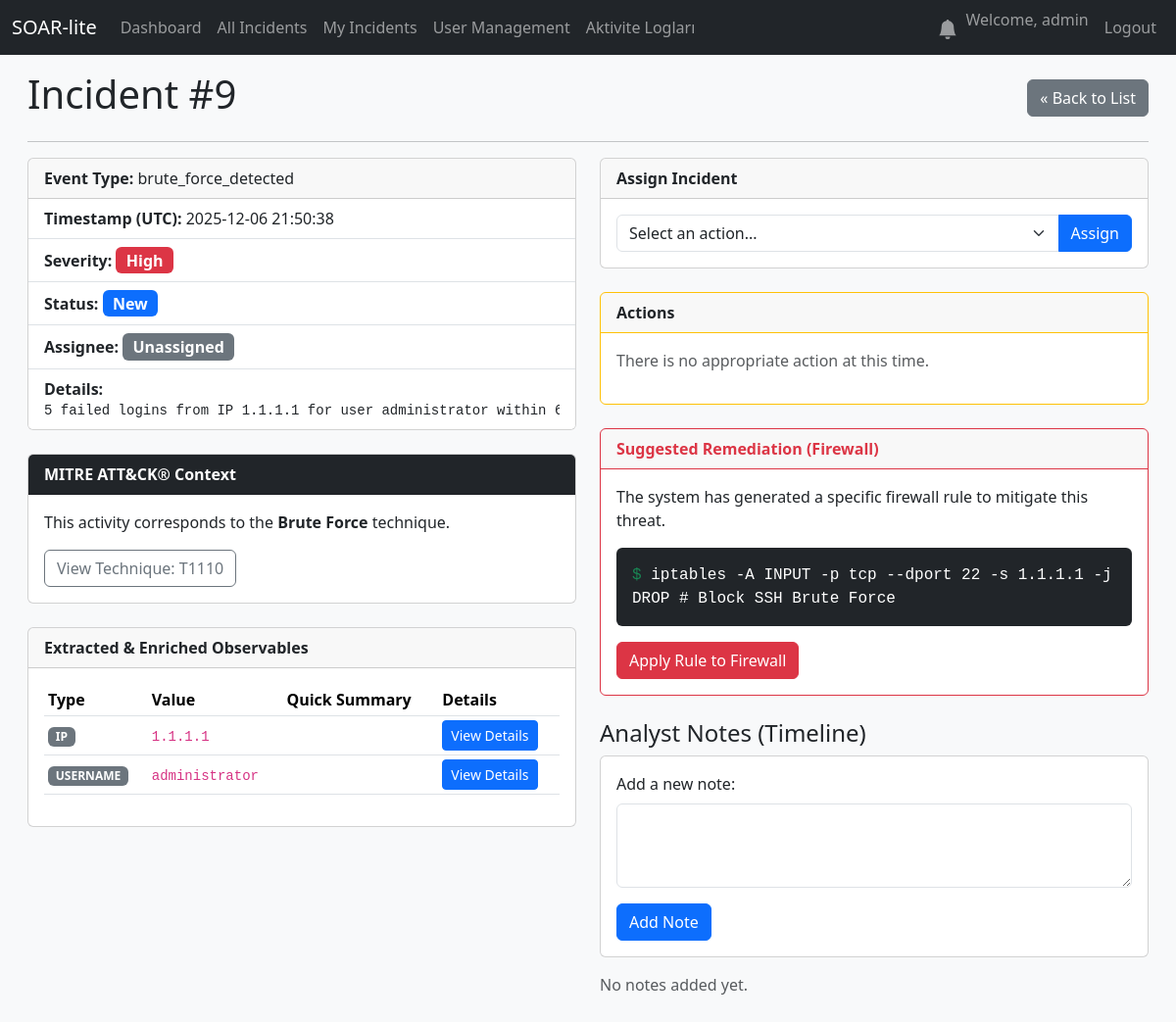
The page /incident/9 (signed in) on the database its author committed.
### database.py (models this page shows, shortened)
class User(UserMixin, db.Model):
    id = db.Column(db.Integer, primary_key=True)
    username = db.Column(db.String(80), unique=True, nullable=False)
    email = db.Column(db.String(120), unique=True, nullable=False)
    password_hash = db.Column(db.String(128))
    created_at = db.Column(db.DateTime, default=datetime.utcnow)
    role = db.Column(db.String(50), nullable=False, default='Analyst')

class Incident(db.Model):
    id = db.Column(db.Integer, primary_key=True)
    created_at = db.Column(db.DateTime, default=datetime.utcnow)
    event_type = db.Column(db.String(100), nullable=False)
    severity = db.Column(db.String(50), nullable=False)
    details = db.Column(db.Text, nullable=True)
    status = db.Column(db.String(50), default='New')
    notes = db.relationship('Note', backref='incident', lazy=True, cascade="all, delete-orphan")
    closed_at = db.Column(db.DateTime, nullable=True) # Olay kapatıldığında doldurulacak
    vt_malicious_count = db.Column(db.Integer, nullable=True)
    vt_report_link = db.Column(db.String(255), nullable=True)
    mitre_technique_id = db.Column(db.String(20), nullable=True)
    mitre_technique_name = db.Column(db.String(100), nullable=True)
    suggested_firewall_rule = db.Column(db.Text, nullable=True) # Otomatik üretilen kural burada saklanacak
    assignee_id = db.Column(db.Integer, db.ForeignKey('user.id'), nullable=True)
    assignee = db.relationship('User', backref='incidents') # backref eklendi
    notes = db.relationship('Note', backref='incident', lazy=True, cascade="all, delete-orphan")
    observables = db.relationship('Observable', backref='incident', lazy=True, cascade="all, delete-orphan")
    action_logs = db.relationship('ActionLog', backref='incident', lazy=True, cascade="all, delete-orphan")

class Observable(db.Model):
    id = db.Column(db.Integer, primary_key=True)
    type = db.Column(db.String(50), nullable=False) # 'ip', 'domain', 'hash'
    value = db.Column(db.String(255), nullable=False)
    vt_score = db.Column(db.Integer, nullable=True)
    vt_link = db.Column(db.String(255), nullable=True)
    incident_id = db.Column(db.Integer, db.ForeignKey('incident.id'), nullable=False)
    enrichments = db.relationship('Enrichment', backref='observable', lazy=True, cascade="all, delete-orphan")

### app.py (the view)
@app.route('/incident/<int:incident_id>')
@login_required
def incident_detail(incident_id):
    incident = Incident.query.get_or_404(incident_id)
    all_users = User.query.all()
    return render_template('incident_detail.html',
                           incident=incident,
                           all_users=all_users) # all_users'ı şablona gönder

### app.py (called while the page is built)
def create_app():
    app = Flask(__name__)
    app.config['SQLALCHEMY_DATABASE_URI'] = 'sqlite:///soar.db'
    app.config['SQLALCHEMY_TRACK_MODIFICATIONS'] = False
    app.config['SECRET_KEY'] = 'bunu-mutlaka-guvenli-ve-rastgele-bir-degerle-degistir'
    db.init_app(app)
    login_manager = LoginManager()
    login_manager.init_app(app)
    login_manager.login_view = 'login'
    @login_manager.user_loader
    def load_user(user_id):
        return db.session.get(User, int(user_id))
    with app.app_context():
        db.create_all()
        print("🗄️ Database tables created or already exist.")
    return app

@app.template_filter('from_json')
def from_json_filter(value):
    try:
        return json.loads(value)
    except (ValueError, TypeError):
        return {} # Hata olursa boş veri döndür

@app.context_processor
def inject_notifications():
    if current_user.is_authenticated:
        unread_count = Notification.query.filter_by(user_id=current_user.id, is_read=False).count()
        return dict(unread_notifications=unread_count)
    return dict(unread_notifications=0)

### templates/incident_detail.html (shortened to what this page needs)
{% extends "base.html" %}
{% block content %}
<div class="d-flex justify-content-between align-items-center">
    <h1>Incident #{{ incident.id }}</h1>
    <a href="{{ url_for('incidents_list') }}" class="btn btn-secondary">&laquo; Back to List</a>
</div>
<hr>
<div class="row">
    <div class="col-md-6">
        <div class="card mb-4">
            <div class="card-header">
                <strong>Event Type:</strong> {{ incident.event_type }}
            </div>
            <ul class="list-group list-group-flush">
                <li class="list-group-item"><strong>Timestamp (UTC):</strong> {{ incident.created_at.strftime('%Y-%m-%d %H:%M:%S') }}</li>
                <li class="list-group-item">
                    <strong>Severity:</strong>
                    {% if incident.severity == 'high' %}<span class="badge bg-danger fs-6">High</span>
                    {% elif incident.severity == 'medium' %}<span class="badge bg-warning text-dark fs-6">Medium</span>
                    {% else %}<span class="badge bg-info fs-6">{{ incident.severity|capitalize }}</span>
                    {% endif %}
                </li>
                <li class="list-group-item"><strong>Status:</strong> <span class="badge bg-primary fs-6">{{ incident.status }}</span></li>
                <li class="list-group-item">
                    <strong>Assignee:</strong>
                    {% if incident.assignee %}
                        <span class="badge bg-dark fs-6">{{ incident.assignee.username }}</span>
                    {% else %}
                        <span class="badge bg-secondary fs-6">Unassigned</span>
                    {% endif %}
                </li>
                <li class="list-group-item"><strong>Details:</strong><pre class="mb-0">{{ incident.details }}</pre></li>
            </ul>
        </div>
        {% if incident.mitre_technique_id %}
        <div class="card mt-4">
            <div class="card-header fw-bold text-white bg-dark">MITRE ATT&CK® Context</div>
            <div class="card-body">
                <p class="card-text">This activity corresponds to the <strong>{{ incident.mitre_technique_name }}</strong> technique.</p>
                <a href="https://attack.mitre.org/techniques/{{ incident.mitre_technique_id }}/" target="_blank" class="btn btn-outline-secondary">View Technique: {{ incident.mitre_technique_id }}</a>
            </div>
        </div>
        {% endif %}
        {% if incident.observables %}
        <div class="card mt-4">
            <div class="card-header fw-bold">Extracted & Enriched Observables</div>
            <div class="card-body">
                <table class="table table-sm table-hover align-middle">
                    <thead>
                        <tr>
                            <th>Type</th>
                            <th>Value</th>
                            <th>Quick Summary</th>
                            <th>Details</th>
                        </tr>
                    </thead>
                    <tbody>
                        {% for obs in incident.observables %}
                        <tr>
                            <td><span class="badge bg-secondary">{{ obs.type|upper }}</span></td>
                            <td><code>{% if obs.type == 'hash' and obs.value|length > 30 %}{{ obs.value[:12] }}...{{ obs.value[-12:] }}{% else %}{{ obs.value }}{% endif %}</code></td>
                            <td>
                            </td>
                            <td>
                                <button type="button" class="btn btn-primary btn-sm" data-bs-toggle="modal" data-bs-target="#observableModal-{{ obs.id }}">
                                    View Details
                                </button>
                            </td>
                        </tr>
                        {% endfor %}
                    </tbody>
                </table>
            </div>
        </div>
        {% endif %}
    </div>
    <div class="col-md-6">
        <div class="card mb-4">
            <div class="card-header fw-bold">
                {% if incident.assignee %}
                    Re-assign Incident
                {% else %}
                    Assign Incident
                {% endif %}
            </div>
            <div class="card-body">
                <form action="{{ url_for('assign_incident', incident_id=incident.id) }}" method="POST">
                    <div class="input-group">
                        <select name="assignee_id" class="form-select">
                            {% if incident.assignee is none %}
                                <option value="" disabled selected>Select an action...</option>
                            {% endif %}
                        </select>
                        <button class="btn btn-primary" type="submit">
                            {% if incident.assignee %}Update{% else %}Assign{% endif %}
                        </button>
                    </div>
                </form>
            </div>
        </div>
        <div class="card border-warning mb-4">
            <div class="card-header fw-bold border-warning">Actions</div>
            <div class="card-body">
                {% if incident.status == 'In Progress' and incident.assignee == current_user %}
                    <p class="card-text text-muted small">
                        If you feel this incident is beyond your control or needs to be reviewed by a higher level, you can escalate.
                    </p>
                    <form action="{{ url_for('escalate_incident', incident_id=incident.id) }}" method="POST">
                        <button type="submit" class="btn btn-warning w-100">
                            <strong>Escalate Incident</strong>
                        </button>
                    </form>
                {% else %}
                    <p class="text-muted">There is no appropriate action at this time.</p>
                {% endif %}
            </div>
        </div>
        {% if incident.suggested_firewall_rule %}
        <div class="card border-danger mb-4">
            <div class="card-header fw-bold border-danger text-danger">
                 Suggested Remediation (Firewall)
            </div>
            <div class="card-body">
                <p class="card-text">The system has generated a specific firewall rule to mitigate this threat.</p>
                <div class="bg-dark text-white p-3 rounded mb-3 font-monospace">
                    <span class="text-success">$</span> {{ incident.suggested_firewall_rule }}
                </div>
                <form action="{{ url_for('apply_firewall_rule', incident_id=incident.id) }}" method="POST">
                    <button type="submit" class="btn btn-danger">
                         Apply Rule to Firewall
                    </button>
                </form>
            </div>
        </div>
        {% endif %}
        <h4>Analyst Notes (Timeline)</h4>
        <div class="card mb-3">
            <div class="card-body">
                <form action="{{ url_for('add_note', incident_id=incident.id) }}" method="POST">
                    <div class="mb-3">
                        <label for="note_content" class="form-label">Add a new note:</label>
                        <textarea class="form-control" id="note_content" name="note_content" rows="3" required></textarea>
                    </div>
                    <button type="submit" class="btn btn-primary">Add Note</button>
                </form>
            </div>
        </div>
        {% for note in incident.notes|sort(attribute='created_at', reverse=True) %}
        <div class="card mb-2">
            <div class="card-header bg-light py-1 px-3 d-flex justify-content-between align-items-center">
                <strong>{{ note.user.username }}</strong>
                <small class="text-muted">{{ note.created_at.strftime('%Y-%m-%d %H:%M') }}</small>
            </div>
            <div class="card-body py-2 px-3">
                <p class="card-text mb-0">{{ note.content | safe }}</p>
            </div>
        </div>
        {% else %}
        <p class="text-muted">No notes added yet.</p>
        {% endfor %}
    </div>
</div>
{% endblock %}

### templates/base.html (shortened to what this page needs)
<!doctype html>
<html lang="en">
<head>
    <link href="https://cdn.jsdelivr.net/npm/bootstrap@5.3.2/dist/css/bootstrap.min.css" rel="stylesheet">
</head>
<body>
    <nav class="navbar navbar-expand-md navbar-dark bg-dark fixed-top">
        <div class="container-fluid">
            <a class="navbar-brand" href="{{ url_for('dashboard') }}">SOAR-lite</a>
            <div class="collapse navbar-collapse" id="navbarNav">
                <ul class="navbar-nav me-auto mb-2 mb-lg-0">
                    {% if current_user.is_authenticated %}
                    <li class="nav-item">
                        <a class="nav-link" href="{{ url_for('dashboard') }}">Dashboard</a>
                    </li>
                    <li class="nav-item">
                        <a class="nav-link" href="{{ url_for('incidents_list') }}">All Incidents</a>
                    </li>
                    <li class="nav-item">
                        <a class="nav-link" href="{{ url_for('my_incidents') }}">My Incidents</a>
                    </li>
                    {% if current_user.is_authenticated and current_user.role == 'Admin' %}
                    <li class="nav-item">
                        <a class="nav-link" href="{{ url_for('user_management') }}">User Management</a>
                    </li>
                    {% endif %}
                    {% if current_user.is_authenticated and current_user.role in ['Admin', 'Manager'] %}
                    <li class="nav-item">
                        <a class="nav-link" href="{{ url_for('activity_log') }}">Aktivite Logları</a>
                    </li>
                    {% endif %}
                    {% endif %}
                </ul>
                <ul class="navbar-nav ms-auto">
                    {% if current_user.is_authenticated %}
                    <li class="nav-item">
                        <a class="nav-link position-relative" href="{{ url_for('notifications') }}">
                            <svg xmlns="http://www.w3.org/2000/svg" width="20" height="20" fill="currentColor" class="bi bi-bell-fill" viewBox="0 0 16 16">
                                <path d="M8 16a2 2 0 0 0 2-2H6a2 2 0 0 0 2 2zm.995-14.901a1 1 0 1 0-1.99 0A5.002 5.002 0 0 0 3 6c0 1.098-.5 6-2 7h14c-1.5-1-2-5.902-2-7 0-2.42-1.72-4.44-4.005-4.901z"/>
                            </svg>
                        </a>
                    </li>
                    <li class="nav-item">
                        <span class="navbar-text me-2">Welcome, {{ current_user.username }}</span>
                    </li>
                    <li class="nav-item">
                        <a class="nav-link" href="{{ url_for('logout') }}">Logout</a>
                    </li>
                    {% endif %}
                </ul>
            </div>
        </div>
    </nav>
    <div class="main-content-scrollable">
        <main class="container-fluid"> {% block content %}{% endblock %}
        </main>
    </div>
</body>
</html>

### templates/base.html (style rules this page uses)
html, body { height: 100%; margin: 0; padding: 0; overflow: hidden; background-color: #f8f9fa; }
body { padding-top: 56px; }
.main-content-scrollable { height: calc(100vh - 56px); overflow-y: auto; padding: 1rem; }

### rows shown on the page
User: username "admin"
Incident: id "9", event_type "brute_force_detected", created_at "2025-12-06 21:50:38", status "New", details "5 failed logins from IP 1.1.1.1 for user administrator within…", mitre_technique_name "Brute Force", mitre_technique_id "T1110", suggested_firewall_rule "iptables -A INPUT -p tcp --dport 22 -s 1.1.1.1 -j DROP # Block SSH Brute Force"
Observable: type "IP", value "1.1.1.1"
Observable: type "USERNAME", value "administrator"
